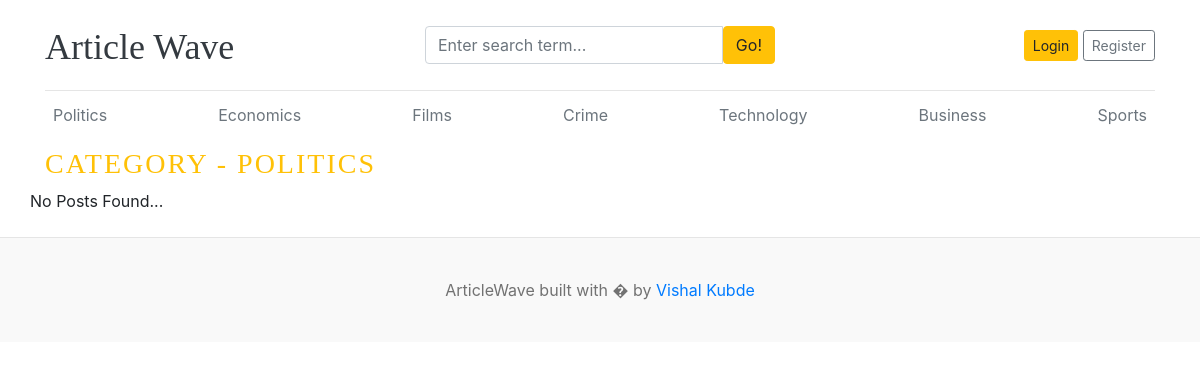
The app's page /category/2/ with its own data.
### blog/models.py (models this page shows)
class Category(models.Model):
  category_name = models.CharField(max_length=50, unique=True)
  created_at = models.DateTimeField(auto_now_add=True)
  updated_at = models.DateTimeField(auto_now=True)
  class Meta:
    verbose_name_plural = 'categories'
  def __str__(self):
     return self.category_name

### blog/views.py (the view)
# urls.py: path('<int:category_id>/', views.posts_by_category, name='posts_by_category')
def posts_by_category(request, category_id):
  posts = Blog.objects.filter(status="Published", category=category_id)
  category = get_object_or_404(Category, pk=category_id)
  context = {
    'posts':posts,
    'category':category,
  }
  return render(request, 'posts_by_category.html', context)

### blog/context_processors.py (called while the page is built)
def get_categories(request):
  categories = Category.objects.all()
  return dict(categories = categories)

def get_social_link(request):
  social_link = SocialLink.objects.all()
  return dict(social_link = social_link)

### templates/posts_by_category.html (shortened to what this page needs)
{% extends 'base.html' %}
  {% block content %}
      <h3 class="text-uppercase text-warning" style="letter-spacing: 2px">
        Category - {{ category }}
      </h3>
      <div class="row mb-2">
        {% if posts %}
        {% for post in posts %}
        <div class="col-md-6">
          <div class="card border-0">
            <div class="card-body">
              <h3><a href="{% url 'blogs' post.slug %}" class="text-dark">{{post.title}}</a></h3>
              <small class="mb-1 text-muted"
                >{{post.created_at | timesince}} ago | {{post.author}}</small
              >
              <p class="card-text">
                {{post.short_description | truncatewords:25}}
              </p>
            </div>
          </div>
        </div>
       {% endfor %}
       {% else %}
       <p>No Posts Found...</p>
       {% endif %}
      </div>
    </div>
  {% endblock %}

### templates/base.html (shortened to what this page needs)
{% load static %}
<!DOCTYPE html>
<html lang="en">
  <head>
    <link
      href="https://getbootstrap.com/docs/4.0/dist/css/bootstrap.min.css"
      rel="stylesheet"
    />
    <link rel="stylesheet" href="https://cdnjs.cloudflare.com/ajax/libs/font-awesome/4.7.0/css/font-awesome.min.css">
    <link href="{% static 'css/blog.css' %}" rel="stylesheet" />
  </head>
  <body>
    <div class="container">
      <header class="blog-header py-3">
        <div class="row flex-nowrap justify-content-between align-items-center">
          <div class="col-4 pt-1">
            <a class="blog-header-logo text-dark" href="/"> Article Wave</a>
          </div>
          <div class="col-4">
            <form action="{% url 'search' %}" method="get">
              <div class="input-group">
            <input
              class="form-control"
              type="text"
              name="keyword"
              value="{{keyword}}"
              placeholder="Enter search term..."
              aria-label="Enter search term..."
              aria-describedby="button-search"
            />
            <button class="btn btn-warning" id="button-search" type="submit">
              Go!
            </button>
          </div>
          </form>
          </div>
          <div class="col-4 d-flex justify-content-end align-items-center">
            {% if not user.is_authenticated %}
             <a class="btn btn-sm btn-warning" href="{% url 'login' %}">Login</a> &nbsp;
             <a class="btn btn-sm btn-outline-secondary" href="{% url 'register' %}">Register</a>
            {% else %}
             <span><a href="{% url 'dashboard' %}">Dashboard</a></span>
             &emsp;
             <span><a href="{% url 'logout' %}" class="btn btn-sm btn-danger">LogOut</a></span>
            {% endif %}
          </div>
        </div>
      </header>
      <div class="nav-scroller py-1 mb-2">
        <nav class="nav d-flex justify-content-between">
          {% for cat in categories %}
          <a class="p-2 text-muted" href="{% url 'posts_by_category' cat.id %}">{{cat.category_name}}</a>
          {% endfor %}
        </nav>
      </div>
{% block content %}
{% endblock %}
 <footer class="blog-footer">
      <p>ArticleWave built with � by <a href="#">Vishal Kubde</a></p>
    </footer>
  </body>
</html>

### blog_main/static/css/blog.css (style rules this page uses)
.blog-header { border-bottom: 1px solid #e5e5e5; }
.blog-header-logo { font-family: "Playfair Display", Georgia, "Times New Roman", serif; font-size: 2.25rem; }
h1, h2, h3, h4, h5, h6 { font-family: "Playfair Display", Georgia, "Times New Roman", serif; }
.blog-footer { padding: 2.5rem 0; color: #727272; text-align: center; background-color: #f9f9f9; border-top: .05rem solid #e5e5e5; }
.blog-footer p:last-child { margin-bottom: 0; }

### records on screen
Category: category_name "Politics", category_name "POLITICS"
Category: category_name "Economics"
Category: category_name "Films"
Category: category_name "Crime"
Category: category_name "Technology"
Category: category_name "Business"
Category: category_name "Sports"
